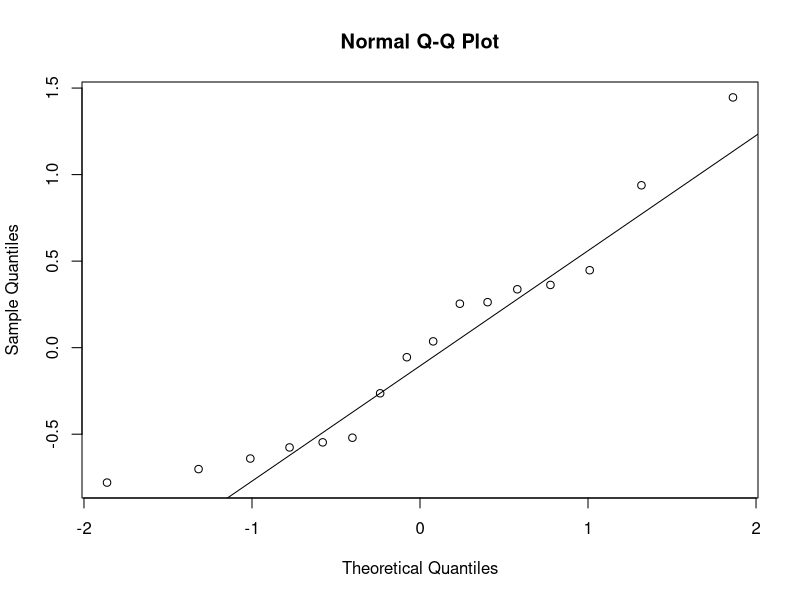
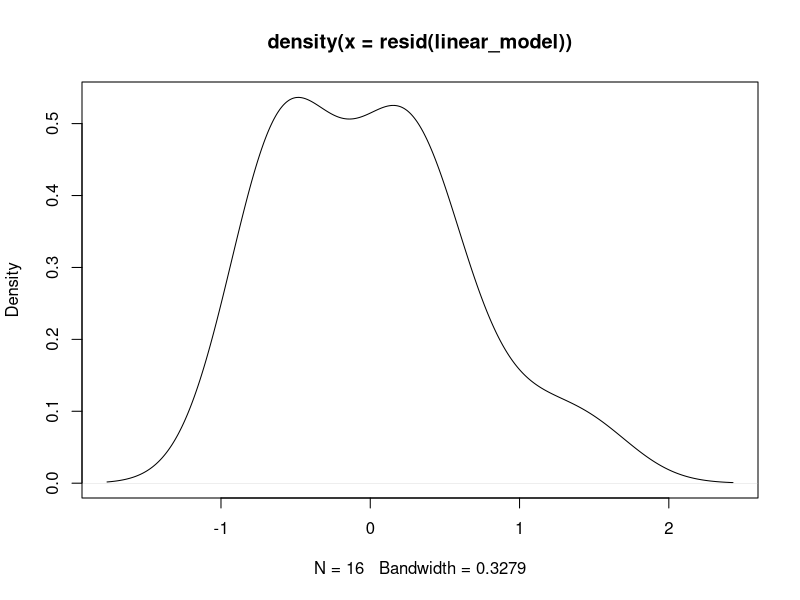

Recreate these plots in R, in order.
#This is class 4, Playing with the longley dataset

dataset = longley

linear_model = lm(formula = Employed ~ GNP, data = dataset)

summary(linear_model)
fitted(linear_model)# Shows the predicted values (fitted function)
residuals(linear_model)# Gives the error in the predicted values (actual - predicted)


# Visualising the residual values in the graph to identify the outliers
qqnorm(resid(linear_model))
qqline(resid(linear_model))

# Density plot of the residuals

plot(density(resid(linear_model)))

# Multiple Linear Regression

multiple_linear_model = lm(Employed ~ ., data = dataset)

residuals(linear_model)
sum(residuals(linear_model))


